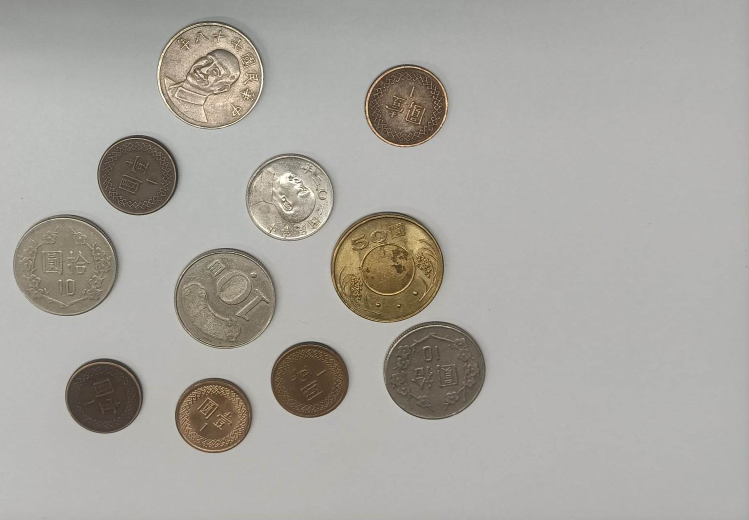
#> input picture main/api/coin.jpg, 1497 x 1039 px (shown at 1/2 size)
$ python -i coinDetect.py   (imports and definitions only)   (older library calls are emulated)
#> lines starting #> are read from the running program, lines starting #| are printed output that depends on the picture; after the words box and inside, x2 and y2 are one past the last pixel; in counts of white or black regions, pixels touching at a corner belong together
#> further down, picture is the input picture: shape (1039, 1497, 3); mean B, G, R 160.5, 166.3, 168.9
#> in coinDetect, `thresh, img_binary_G = cv2.threshold(img_gauss, 127, 255, cv2.THRESH_B..`:
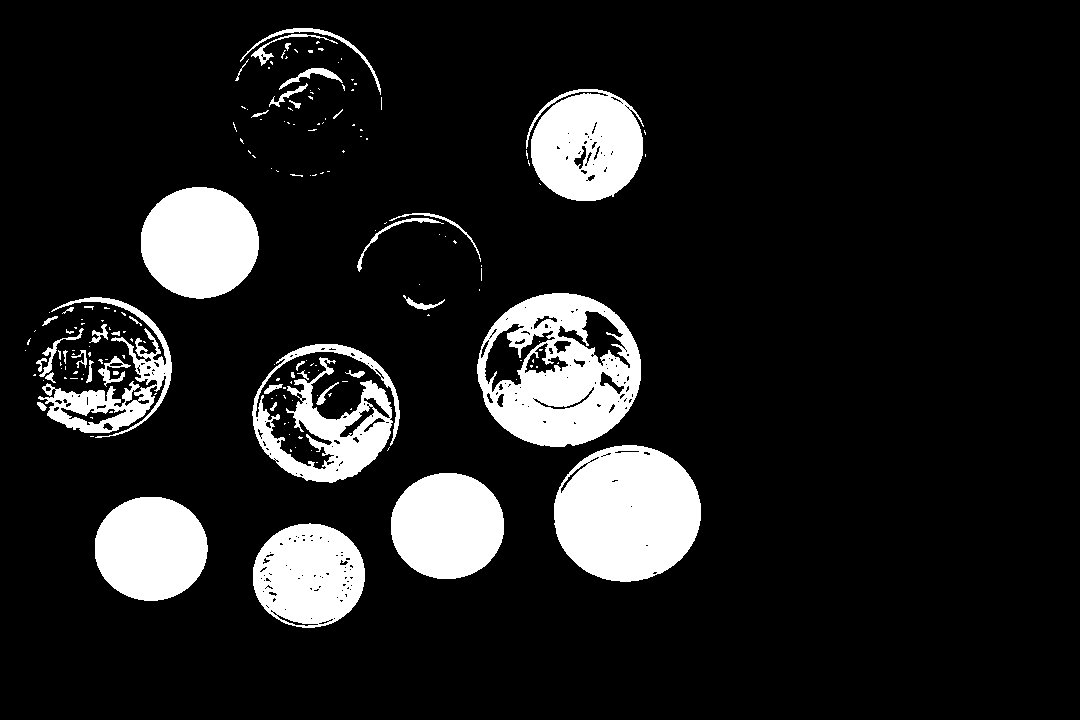
#> img_binary_G: shape (720, 1080); 12.4% white; 176 white regions (133 under 20 px), largest, box (x1, y1, x2, y2) and area: (554, 445, 701, 582) 15659, (477, 293, 641, 447) 15209, (141, 187, 259, 299) 10368
#> in coinDetect, `closing = cv2.morphologyEx(img_binary_G, cv2.MORPH_CLOSE, np.ones((3, ..`: closing: shape (720, 1080); 12.8% white; 128 white regions (98 under 20 px), largest, box (x1, y1, x2, y2) and area: (477, 293, 641, 447) 15905, (554, 445, 701, 582) 15821, (141, 187, 259, 299) 10368
import cv2
import numpy as np
import pickle

# 模型檔路徑
model_filename = 'main/api/svm_model.pkl'
# [2 lines not run here, left out]


# 預測硬幣圖像
def predict_coin(image):
    r_channel = list(image[:, :, 2].reshape(-1))  # 提取R通道
    g_channel = list(image[:, :, 1].reshape(-1))  # 提取G通道
    b_channel = list(image[:, :, 0].reshape(-1))  # 提取B通道
    rgb = r_channel + g_channel + b_channel
    predicted_label = loaded_model.predict([rgb])

    return predicted_label


# 邊緣檢測
def sobelEdgeDetection(f):
    grad_x = cv2.Sobel(f, cv2.CV_32F, 1, 0, ksize=3)
    grad_y = cv2.Sobel(f, cv2.CV_32F, 0, 1, ksize=3)
    magnitude = abs(grad_x) + abs(grad_y)
    g = np.uint8(np.clip(magnitude, 0, 255))
    ret, g = cv2.threshold(g, 127, 255, cv2.THRESH_BINARY + cv2.THRESH_OTSU)
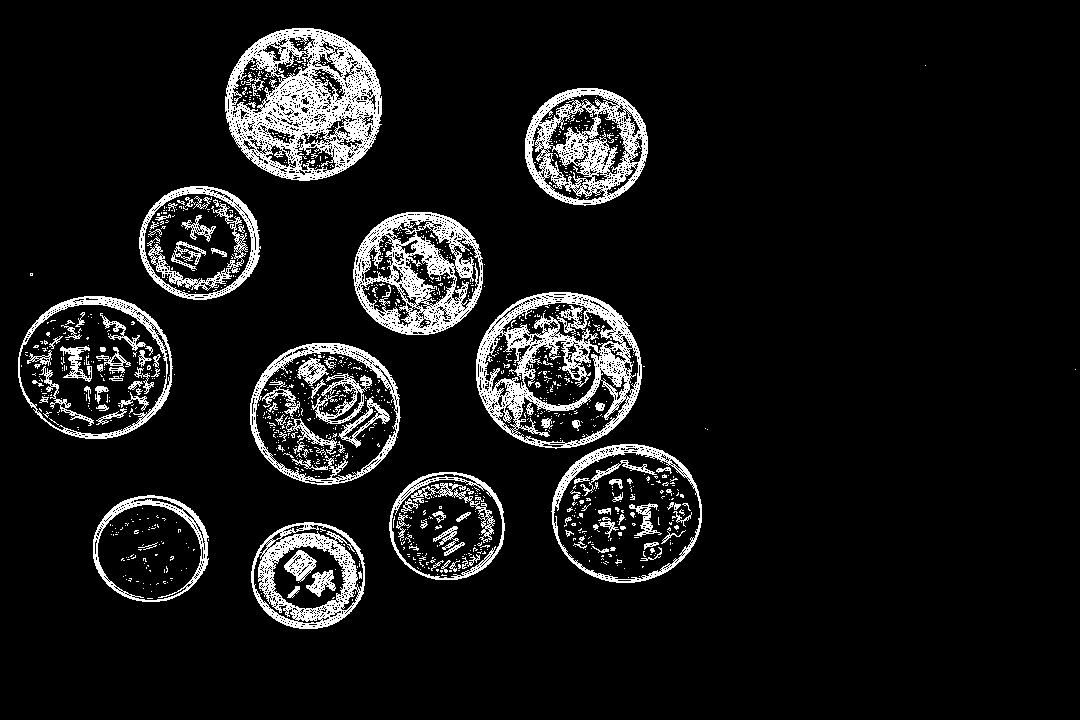
#> g: shape (720, 1080); 9% white in thin lines or dots, all inside (x1, y1, x2, y2) = (18, 28, 1076, 629)
#> ret = 102

    return g


def coinDetect(_img):
    # ===============降噪================
    img_gray = cv2.cvtColor(_img, cv2.COLOR_BGR2GRAY)
    img_gauss = cv2.GaussianBlur(img_gray, (9, 9), 1)
    thresh, img_binary_G = cv2.threshold(img_gauss, 127, 255, cv2.THRESH_BINARY_INV)
    closing = cv2.morphologyEx(img_binary_G, cv2.MORPH_CLOSE, np.ones((3, 3), dtype=np.uint8))
    # cv2.imshow('closing', closing)

    # ==============邊緣檢測==============
    img_sobel = sobelEdgeDetection(img_gray)
    img_sobel = cv2.dilate(img_sobel, np.ones((3, 3), dtype=np.uint8), iterations=1)
#> img_sobel: shape (720, 1080); 15.9% white; 104 white regions (47 under 20 px)
    cnts, hierarchy = cv2.findContours(img_sobel, cv2.RETR_EXTERNAL, cv2.CHAIN_APPROX_SIMPLE)[-2:]
#> cnts = 15 contours, 4 with area under 20; largest, box (x1, y1, x2, y2) and area: (475, 291, 646, 450) 21018, (224, 27, 383, 182) 19436, (17, 295, 176, 440) 17934, (249, 342, 402, 486) 17431, (550, 443, 703, 584) 16935
    cv2.drawContours(img_sobel, cnts, -1, 255, -1)
#> img_sobel: shape (720, 1080); 20.8% white; 15 white regions (3 under 20 px), largest, box (x1, y1, x2, y2) and area: (475, 291, 646, 450) 21257, (224, 27, 383, 182) 19666, (17, 295, 176, 440) 18157
    # cv2.imshow('img_sobel', img_sobel)

    # ========合併前兩者的硬幣抓取=========
    closing = cv2.add(closing, img_sobel)
    cnts, hierarchy = cv2.findContours(closing, cv2.RETR_EXTERNAL, cv2.CHAIN_APPROX_SIMPLE)[-2:]
    cv2.drawContours(closing, cnts, -1, 255, -1)
    # cv2.imshow('coin', closing)

    # 確定背景區域
    sure_bg = cv2.dilate(closing, np.ones((9, 9), dtype=np.uint8), iterations=1)
#> sure_bg: shape (720, 1080); 24% white; 14 white regions, largest, box (x1, y1, x2, y2) and area: (471, 287, 707, 588) 43441, (220, 23, 387, 186) 22251, (13, 291, 180, 444) 20656
    # cv2.imshow('sure_bg', sure_bg)
    # 尋找前景區域
    dist_transform = cv2.distanceTransform(closing, cv2.DIST_L2, 5)
    ret, sure_fg = cv2.threshold(dist_transform, 0.5 * dist_transform.max(), 255, 0)
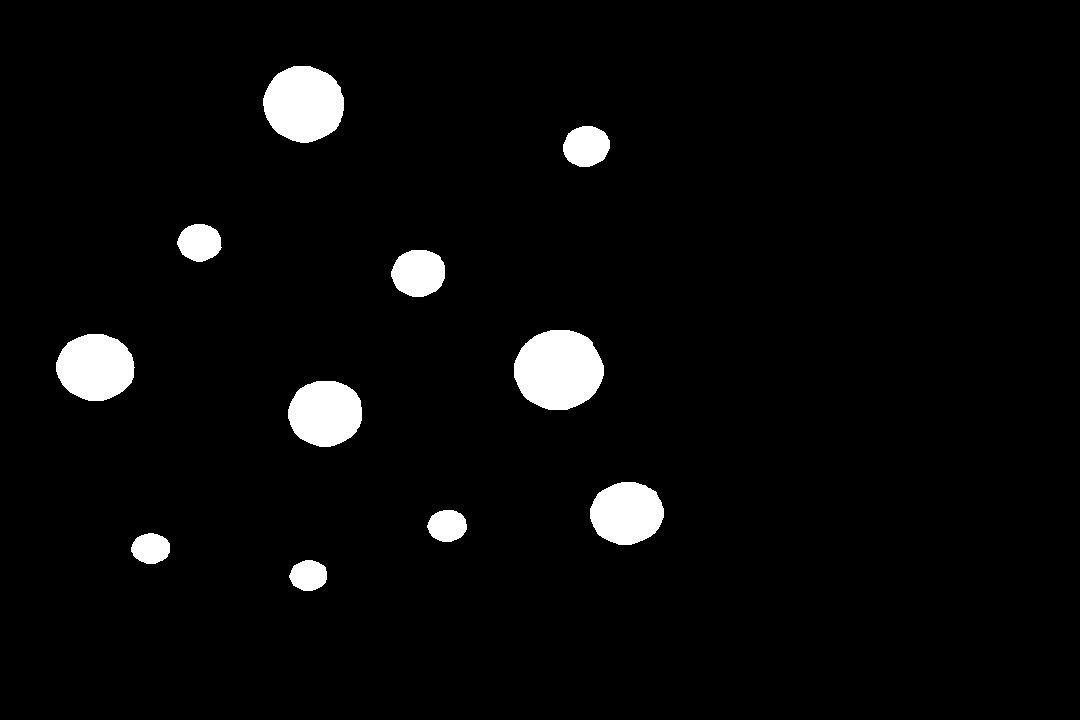
#> sure_fg: shape (720, 1080) float32; 3.8% white; 11 white regions, largest, box (x1, y1, x2, y2) and area: (514, 330, 604, 410) 5650, (263, 66, 344, 143) 4858, (56, 334, 135, 401) 4107
#> ret = 39.54
    # cv2.imshow('sure_fg', sure_fg)
    # 找到未知區域
    sure_fg = np.uint8(sure_fg)
    unknown = cv2.subtract(sure_bg, sure_fg)
#> unknown: shape (720, 1080); 20.2% white; 14 white regions, largest, box (x1, y1, x2, y2) and area: (471, 287, 707, 588) 34157, (220, 23, 387, 186) 17393, (13, 291, 180, 444) 16549
    # cv2.imshow('unknown', unknown)
    # 類別標記
    ret, markers = cv2.connectedComponents(sure_fg)
#> markers: shape (720, 1080) int32; 12 distinct labels, from 0 to 11
#> ret = 12
    # 為所有的標記加1，保證背景是0而不是1
    markers = markers + 1
#> markers: shape (720, 1080) int32; 12 distinct labels, from 1 to 12
    # 現在讓所有的未知區域為0
    markers[unknown == 255] = 0
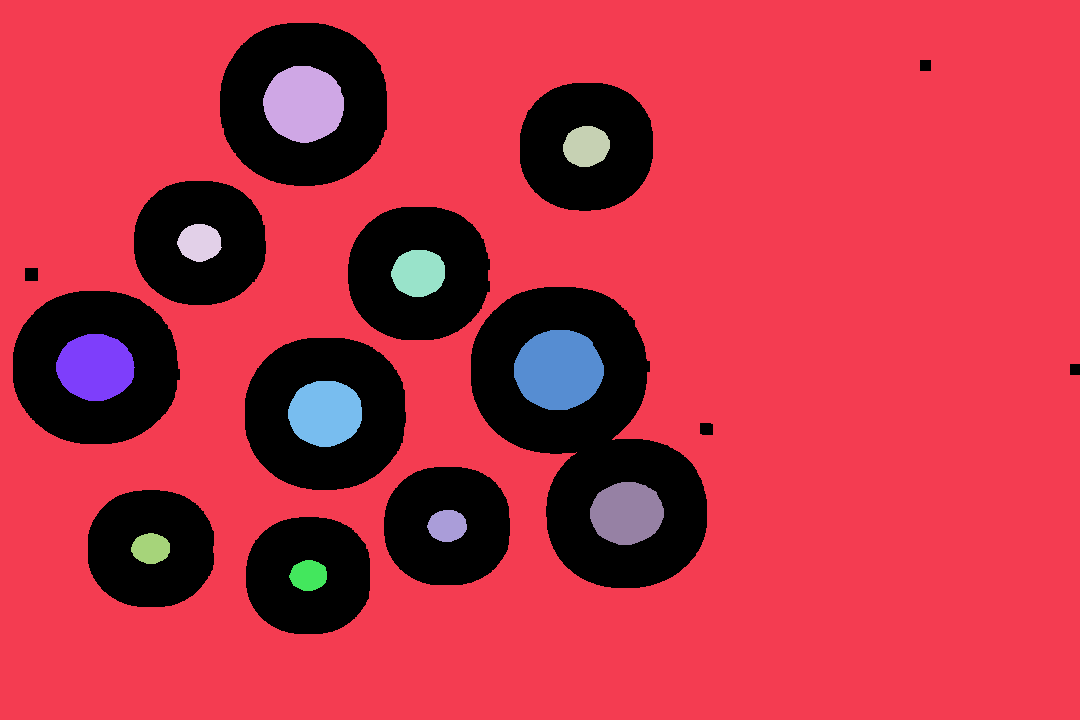
#> markers: shape (720, 1080) int32; 13 distinct labels, from 0 to 12; one colour per label, 0 black

    markers_temp = markers.copy()
    markers = np.uint8(markers)
    # cv2.imshow('markers', markers * 30)
    markers = markers_temp
    markers = cv2.watershed(_img, markers)
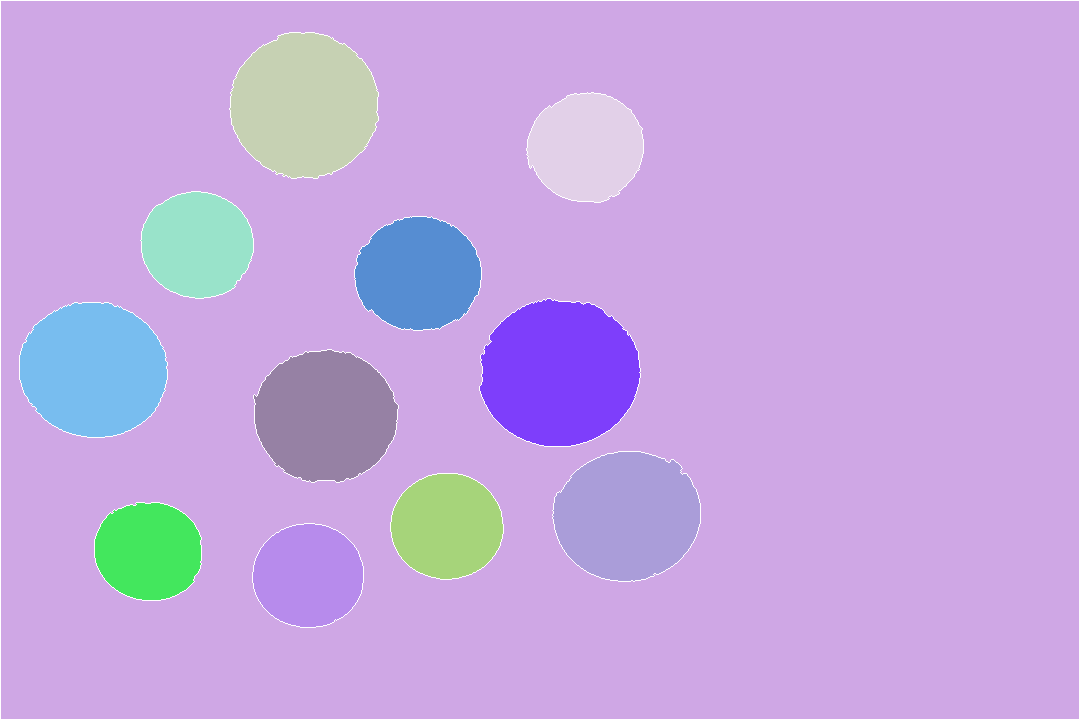
#> markers: shape (720, 1080) int32; 13 distinct labels, from -1 to 12; one colour per label, 0 black, -1 white

    _result = np.zeros((720, 1080), np.uint8)
    for i in range(2, ret + 1):
        _result[markers == i] = 255
#> _result: shape (720, 1080); 17.6% white; 11 white regions, largest, box (x1, y1, x2, y2) and area: (480, 299, 640, 446) 18386, (230, 33, 378, 178) 16714, (20, 303, 167, 437) 15595

    _result = cv2.erode(_result, np.ones((5, 5), dtype=np.uint8), iterations=1)
    # cv2.imshow('result', _result)
    return _result


def start(_img):
    _img = cv2.resize(_img, (1080, 720))
    img_ori = _img.copy()
    _result = coinDetect(_img)
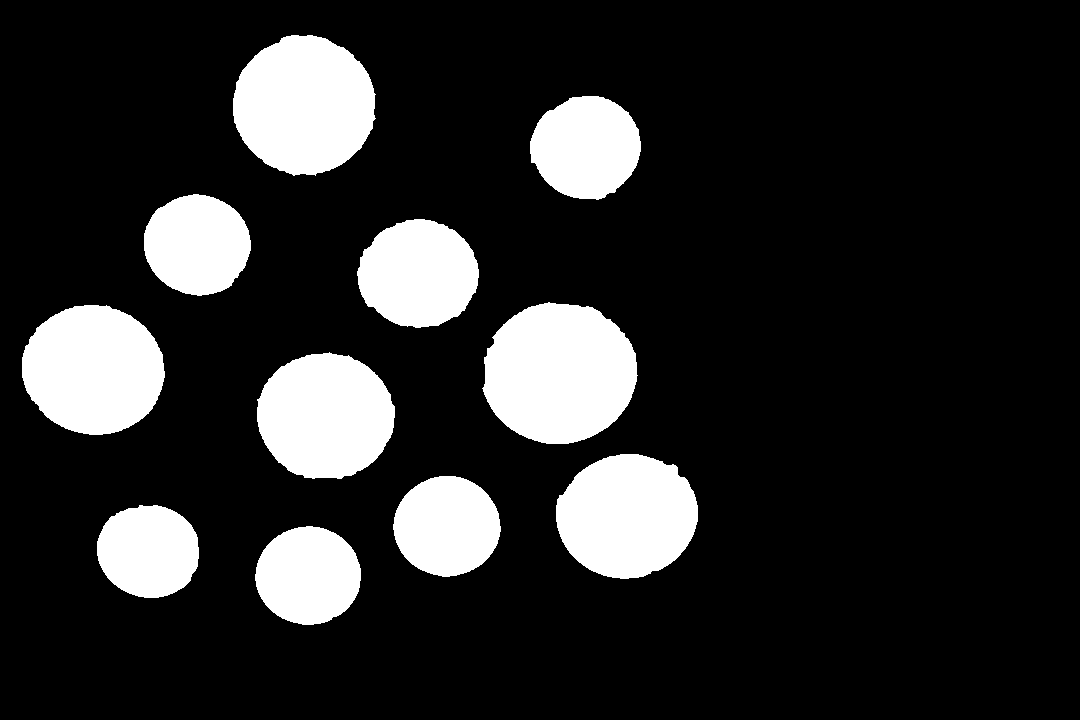
#> _result: shape (720, 1080); 16.2% white; 11 white regions
    cnts, hierarchy = cv2.findContours(_result, cv2.RETR_EXTERNAL, cv2.CHAIN_APPROX_SIMPLE)[-2:]
#> cnts = 11 contours; largest, box (x1, y1, x2, y2) and area: (482, 302, 638, 444) 16908, (233, 35, 376, 176) 15312, (22, 305, 165, 435) 14265, (556, 454, 698, 579) 13540, (257, 352, 395, 479) 13422
    _coinAmount = [0, 0, 0, 0]  # 硬幣數量(list[0]: 50元數量、list[1]: 10元數量、list[2]: 5元數量、list[3]: 1元數量
    # total = 0
    for cnt in cnts:
        area = cv2.contourArea(cnt)
        if area <= 500: continue
        (x, y, w, h) = cv2.boundingRect(cnt)
        cv2.circle(_img, (int(x + w / 2), int(y + h / 2)), int((w + h) / 4), (0, 0, 255), 2)
        img_pic = img_ori[y - 20:y + h + 20, x - 20:x + w + 20]
        # (x, y, w, h) = str(x), str(y), str(w), str(h)
        # cv2.imwrite('D:/school/embedded/data/' + x + y + w + h +'.png',img_pic)

        img_pic = cv2.resize(img_pic, (45, 45))
        predicted_label = predict_coin(img_pic)
        if predicted_label == 11 or predicted_label == 12:
            cv2.putText(_img, '1NT$', (x, y), cv2.FONT_HERSHEY_SIMPLEX, 1.3, (255, 0, 0), 3, cv2.LINE_AA)
            _coinAmount[3] += 1
            # total += 1
        elif predicted_label == 51 or predicted_label == 52:
            cv2.putText(_img, '5NT$', (x, y), cv2.FONT_HERSHEY_SIMPLEX, 1.3, (255, 0, 0), 3, cv2.LINE_AA)
            _coinAmount[2] += 1
            # total += 5
        elif predicted_label == 101 or predicted_label == 102 or predicted_label == 103:
            cv2.putText(_img, '10NT$', (x, y), cv2.FONT_HERSHEY_SIMPLEX, 1.3, (255, 0, 0), 3, cv2.LINE_AA)
            _coinAmount[1] += 1
            # total += 10
        elif predicted_label == 501 or predicted_label == 502:
            cv2.putText(_img, '50NT$', (x, y), cv2.FONT_HERSHEY_SIMPLEX, 1.3, (255, 0, 0), 3, cv2.LINE_AA)
            _coinAmount[0] += 1
#> this loop made 1 pass
#> (area, x, y, w, h) on pass 1: (7999.5, 255, 526, 106, 99)
#> pass 1, in start, `img_pic = cv2.resize(img_pic, (45, 45))`:
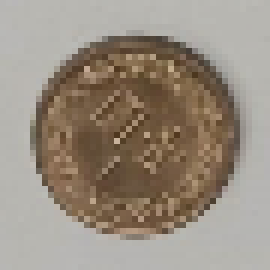
#> img_pic: shape (45, 45, 3) (shown 6 times larger); mean of channels 0, 1, 2 128.3, 141.5, 152.7; drawn as B, G, R
            # total += 50
    return _img, _coinAmount


# [10 lines not run here, left out]

>>> import cv2
>>> picture = cv2.imread('coin.jpg')
#> (the run stopped early here; a loop or call above may not have finished)
